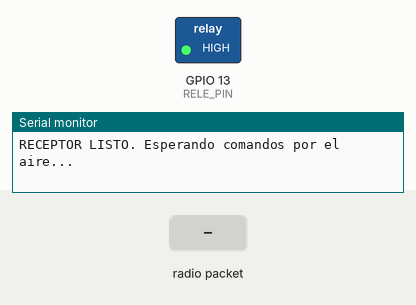
A sketch run on a simulated ESP32. Shown: switched loads named in the sketch (green lamp = pin HIGH), the last lines printed to the serial monitor. The test bench sets the inputs (shaded band).

Above: at 1.2 s.
1.3 s: radio packet "RIEGO_ON" arrives
At 1.6 s:
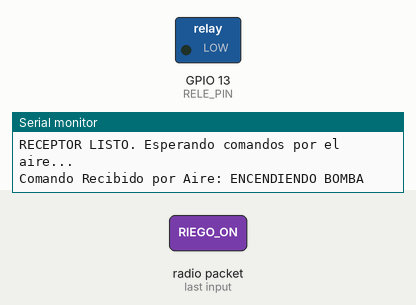
2.8 s: radio packet "RIEGO_OFF" arrives
At 3.9 s:
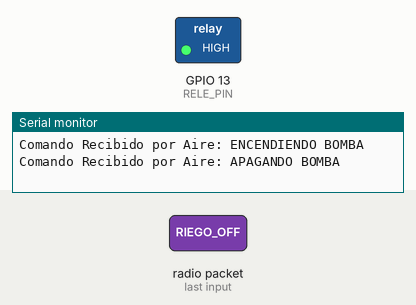
Timing chart, 0 to 5.8 s (numbered marks = the images above; inputs shaded):
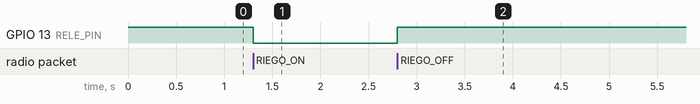

Measured:
- after the input at 1.3 s, GPIO 13 (RELE_PIN): HIGH → LOW at once
- after the input at 2.8 s, GPIO 13 (RELE_PIN): LOW → HIGH at once

The sketch:

direccionMac.ino
```cpp
#include <WiFi.h>
#include <esp_now.h>

// Configuramos el Pin 13 para el Relé (como lo hicimos funcionar ayer)
const int RELE_PIN = 13;

// Función callback: Se ejecuta automáticamente CADA VEZ que llega un mensaje por el aire
void alRecibirDatos(const uint8_t * mac, const uint8_t *datosEntrantes, int longitud) {
  // Creamos un buffer para guardar el texto que llegó
  char mensaje[10];
  memcpy(mensaje, datosEntrantes, longitud);
  mensaje[longitud] = '\0'; // Aseguramos el cierre de la cadena de texto

  String comando = String(mensaje);
  comando.trim();

  // Evaluamos el comando recibido por el aire
  if (comando == "RIEGO_ON") {
    Serial.println("Comando Recibido por Aire: ENCENDIENDO BOMBA");
    digitalWrite(RELE_PIN, LOW);  // Activa el relé (Lógica inversa)
  }
  else if (comando == "RIEGO_OFF") {
    Serial.println("Comando Recibido por Aire: APAGANDO BOMBA");
    digitalWrite(RELE_PIN, HIGH); // Desactiva el relé
  }
}

void setup() {
  Serial.begin(115200);

  // Configurar el pin del relé
  pinMode(RELE_PIN, OUTPUT);
  digitalWrite(RELE_PIN, HIGH); // Arranca apagado por seguridad

  // Inicializar Wi-Fi en modo Estación (necesario para ESP-NOW)
  WiFi.mode(WIFI_STA);

  // Inicializar ESP-NOW
  if (esp_now_init() != ESP_OK) {
    Serial.println("Error al inicializar ESP-NOW en el Receptor");
    return;
  }

  // Registramos la función que va a cachar los mensajes
  esp_now_register_recv_cb(esp_now_recv_cb_t(alRecibirDatos));

  Serial.println("RECEPTOR LISTO. Esperando comandos por el aire...");
}

void loop() {

}
```
